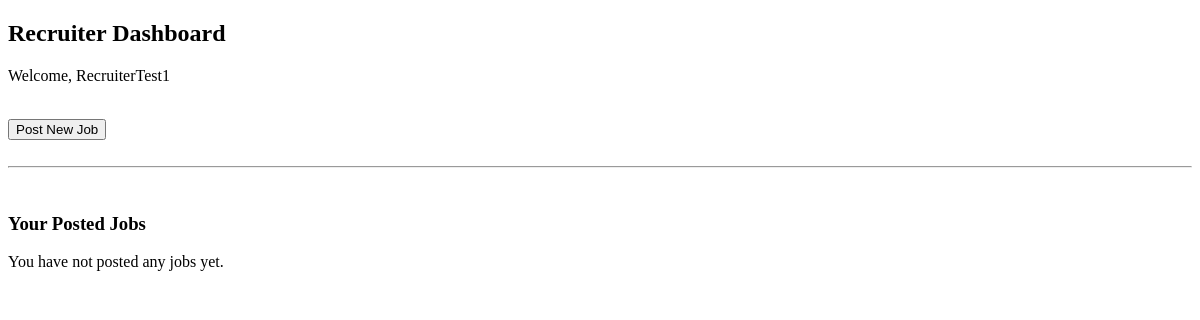
The page /jobs/dashboard/ (signed in) on the database as committed earlier.
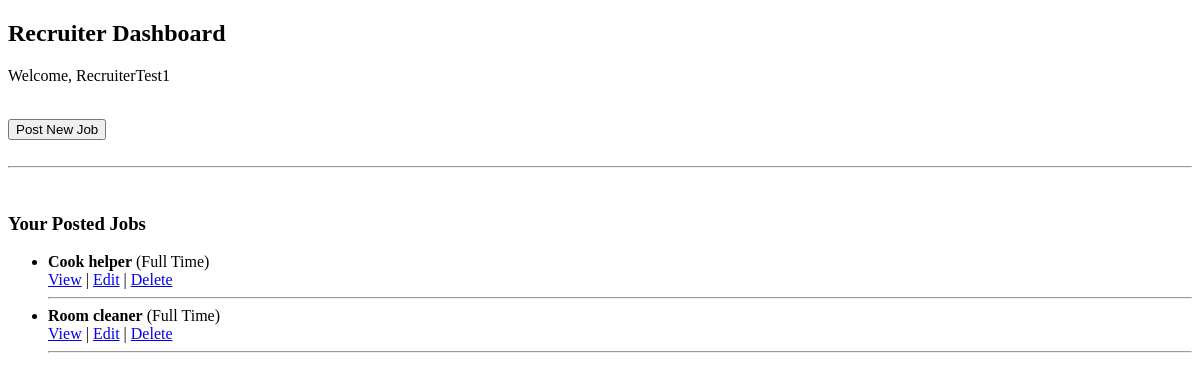
The same page on the database as committed later.
### Job_Post/models.py (models this page shows, shortened)
class Job(models.Model):
    JOB_TYPE_CHOICES = [
        ('Part Time', 'Part Time'),
        ('Full Time', 'Full Time'),
        ('Flexible', 'Flexible'),
    ]
    recruiter = models.ForeignKey(
        User,
        on_delete=models.CASCADE,
        related_name='jobs'
    )
    title = models.CharField(max_length=200)
    tags = models.CharField(max_length=200)
    job_type = models.CharField(
        max_length=50,
        choices=JOB_TYPE_CHOICES,
        default='Full Time'
    )
    min_salary = models.IntegerField(null=True, blank=True)
    max_salary = models.IntegerField(null=True, blank=True)
    negotiable = models.BooleanField(default=False)
    description = models.TextField()
    responsibilities = models.TextField()
    image = models.ImageField(
        upload_to='job_images/',
        null=True,
        blank=True
    )
    is_active = models.BooleanField(default=True)
    created_at = models.DateTimeField(auto_now_add=True)
    deadline = models.DateTimeField(null=True, blank=True)

### Job_Post/views.py (the view)
# urls.py: path('dashboard/', views.recruiter_dashboard, name='recruiter_dashboard'),
@login_required
def recruiter_dashboard(request):
    if request.user.profile.role != "RECRUITER":
        messages.error(request, "Access denied.")
        return redirect("home")
    jobs = Job.objects.filter(recruiter=request.user, is_active=True)
    return render(request, 'Job_Post/recruiter_dashboard.html', {'jobs': jobs})

### templates/Job_Post/recruiter_dashboard.html (shortened to what this page needs)
<!DOCTYPE html>
<html>
<head>
</head>
<body>
<h2>Recruiter Dashboard</h2>
<p>Welcome, {{ request.user.username }}</p>
<br>
<a href="{% url 'job_create' %}">
    <button>Post New Job</button>
</a>
<br><br><hr><br>
<h3>Your Posted Jobs</h3>
{% if jobs %}
    <ul>
        {% for job in jobs %}
            <li>
                <strong>{{ job.title }}</strong>
                ({{ job.job_type }})
                <br>
                <a href="{% url 'job_detail' job.pk %}">View</a> |
                <a href="{% url 'job_edit' job.pk %}">Edit</a> |
                <a href="{% url 'job_delete' job.pk %}">Delete</a>
                <hr>
            </li>
        {% endfor %}
    </ul>
{% else %}
    <p>You have not posted any jobs yet.</p>
{% endif %}
</body>
</html>

Rows that differ between the two databases and show on the page:
added Job: title "Cook helper", job_type "Full Time"
added Job: title "Room cleaner", job_type "Full Time"
Other text that changed with them:
text no longer shown: "You have not posted any jobs yet."
